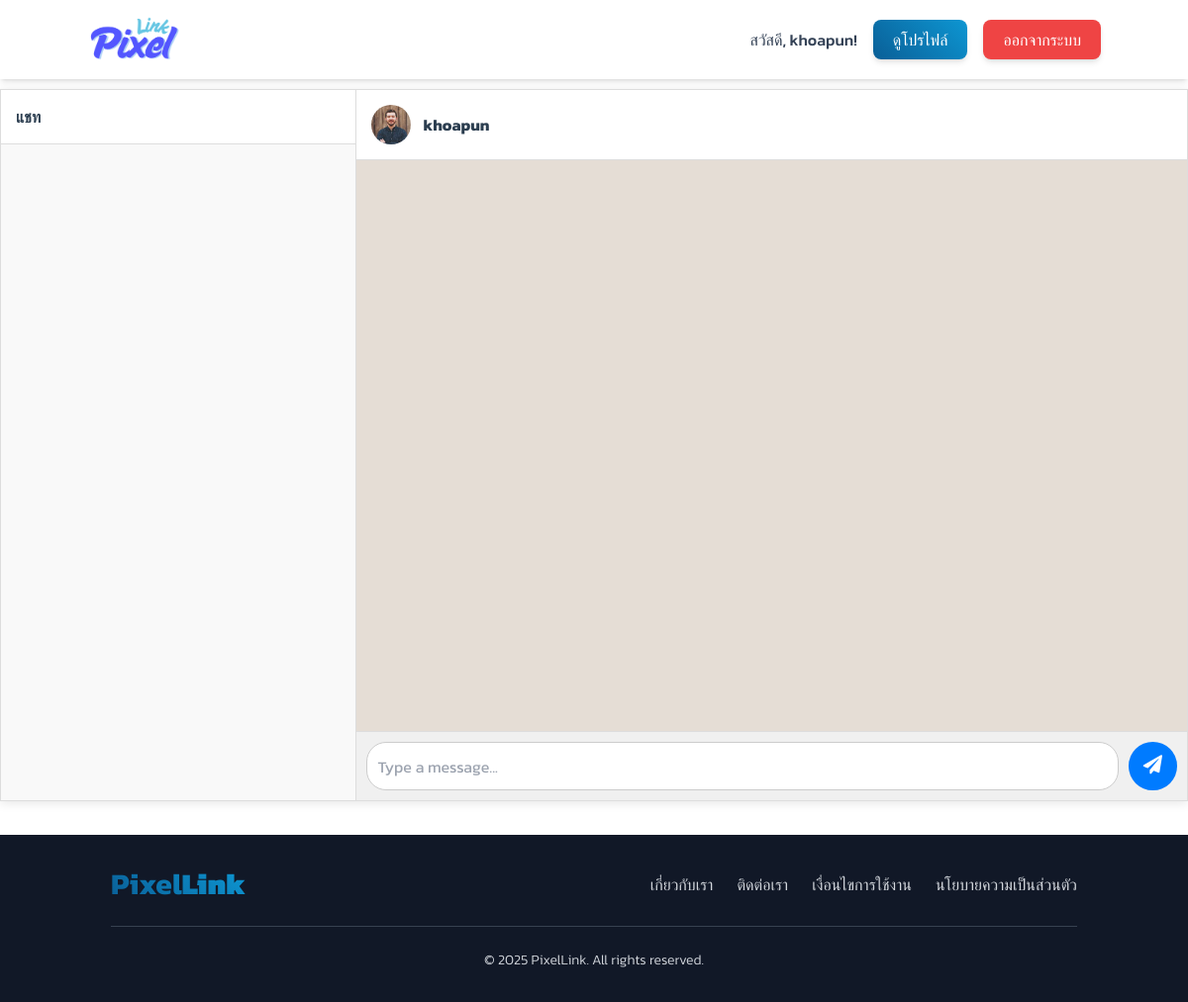
The app's page /designer/messages.php?to_user=2 (signed in) with its own data.
### tables this page shows
CREATE TABLE `profiles` (
  `profile_id` int(11) NOT NULL,
  `user_id` int(11) NOT NULL,
  `address` text DEFAULT NULL,
  `company_name` varchar(255) DEFAULT NULL,
  `bio` text DEFAULT NULL,
  `portfolio_url` varchar(255) DEFAULT NULL,
  `skills` text DEFAULT NULL,
  `profile_picture_url` varchar(255) DEFAULT NULL
);

CREATE TABLE `users` (
  `user_id` int(11) NOT NULL,
  `username` varchar(50) NOT NULL,
  `password` varchar(255) NOT NULL,
  `email` varchar(100) NOT NULL,
  `first_name` varchar(100) NOT NULL,
  `last_name` varchar(100) NOT NULL,
  `phone_number` varchar(20) NOT NULL,
  `user_type` enum('admin','designer','client') NOT NULL,
  `registration_date` timestamp NOT NULL DEFAULT current_timestamp(),
  `is_approved` tinyint(1) DEFAULT 0,
  `last_activity` datetime DEFAULT NULL,
  `is_active` tinyint(1) DEFAULT 1,
  `last_login` timestamp NULL DEFAULT NULL
);

### designer/messages.php (the view, shortened to what this page needs)
<?php
require_once '../connect.php';
require_once '../includes/header.php';
$to_user_id = isset($_GET['to_user']) ? (int)$_GET['to_user'] : 0;
$to_user_info = null;
if ($to_user_id > 0) {
    $stmt = $conn->prepare("
        SELECT u.user_id, u.username, p.profile_picture_url
        FROM users u
        LEFT JOIN profiles p ON u.user_id = p.user_id
        WHERE u.user_id = ?
    ");
    $stmt->bind_param("i", $to_user_id);
    $stmt->execute();
    $result = $stmt->get_result();
    if ($result->num_rows > 0) {
        $to_user_info = $result->fetch_assoc();
    }
}
$loggedInUserName = $_SESSION['full_name'] ?? $_SESSION['username'] ?? 'Designer';
if (isset($_SESSION['user_id'])) {
    $loggedInUserName = $_SESSION['username'] ?? $_SESSION['full_name'] ?? '';
}
?>
<!DOCTYPE html>
<html lang="th">
<head>
    <link rel="stylesheet" href="https://cdnjs.cloudflare.com/ajax/libs/font-awesome/5.15.3/css/all.min.css">
</head>
<body>
<nav class="bg-white/80 backdrop-blur-sm p-4 shadow-md sticky top-0 z-50">
        <div class="container mx-auto flex justify-between items-center">
            <a href="main.php">
                <img src="../dist/img/logo.png" alt="PixelLink Logo" class="h-12 transition-transform hover:scale-105">
            </a>
            <div class="space-x-4 flex items-center">
                <span class="font-medium text-slate-700">สวัสดี, <?= htmlspecialchars($loggedInUserName) ?>!</span>
                <a href="view_profile.php?user_id=<?= $_SESSION['user_id']; ?>" class="btn-primary text-white px-5 py-2 rounded-lg font-medium shadow-md">ดูโปรไฟล์</a>
                <a href="../logout.php" class="btn-danger text-white px-5 py-2 rounded-lg font-medium shadow-md">ออกจากระบบ</a>
            </div>
        </div>
</nav>
<div class="chat-container">
    <div class="user-list-container">
        <div class="user-list-header">แชท</div>
        <div id="user-list"></div>
    </div>
    <div class="chat-area">
        <?php if ($to_user_info): ?>
            <div id="chat-header">
                <img src="../<?php echo htmlspecialchars(str_replace('../', '', $to_user_info['profile_picture_url'] ?? 'dist/img/avatar.png')); ?>" alt="User Avatar">
                <strong><?php echo htmlspecialchars($to_user_info['username']); ?></strong>
            </div>
            <div id="chat-box"></div>
            <div id="chat-input">
                <input id="message-input" placeholder="Type a message..."></input>
                <button id="send-btn"><i class="fas fa-paper-plane"></i></button>
            </div>
        <?php else: ?>
            <div class="no-chat-selected">เลือกแชทเพื่อเริ่มสนทนา</div>
        <?php endif; ?>
    </div>
</div>
</body>
<br>
<?php include '../includes/footer.php'; ?>
</html>

### includes/header.php (style rules this page uses)
* { font-family: 'Kanit', sans-serif; font-style: normal; font-weight: 400; }
body { background: linear-gradient(135deg, #f0f4f8 0%, #e8edf3 100%); color: #2c3e50; overflow-x: hidden; }
.btn-primary { background: linear-gradient(45deg, #0a5f97 0%, #0d96d2 100%); color: white; transition: all 0.3s ease; box-shadow: 0 4px 15px rgba(13, 150, 210, 0.3); }
.btn-danger { background-color: #ef4444; color: white; transition: all 0.3s ease; box-shadow: 0 4px 15px rgba(239, 68, 68, 0.3); }

### designer/messages.php (style rules this page uses)
body { font-family: 'Kanit', sans-serif; margin: 0; background-image: url('../dist/img/cover.png'); background-size: cover; background-attachment: fixed; background-position: center; color: #2c3e50; overflow-x: hidden; }
.chat-container { display: flex; height: calc(100vh - 80px); border: 1px solid #ddd; max-width: 1200px; margin: 10px auto; background-color: #fff; box-shadow: 0 2px 10px rgba(0,0,0,0.1); }
.user-list-container { width: 30%; border-right: 1px solid #ddd; display: flex; flex-direction: column; background-color: #f9f9f9; }
.user-list-header { padding: 15px; font-weight: bold; border-bottom: 1px solid #ddd; background-color: #fff; }
#user-list { overflow-y: auto; flex-grow: 1; }
.chat-area { width: 70%; display: flex; flex-direction: column; }
#chat-header { padding: 15px; border-bottom: 1px solid #ddd; display: flex; align-items: center; }
#chat-header img { width: 40px; height: 40px; border-radius: 50%; margin-right: 12px; object-fit: cover; }
#chat-box { flex-grow: 1; padding: 20px; overflow-y: auto; background-color: #e5ddd5; }
#chat-input { display: flex; padding: 10px; border-top: 1px solid #ddd; background-color: #f0f0f0; }
#message-input { flex-grow: 1; padding: 10px; border: 1px solid #ccc; border-radius: 20px; margin-right: 10px; resize: none; }
#send-btn { padding: 10px 15px; border: none; background-color: #007bff; color: white; border-radius: 50%; cursor: pointer; font-size: 1.2rem; }

### records on screen
profiles: profile_picture_url (picture), user.username "khoapun"

### other values on screen
$loggedInUserName "khoapun"
